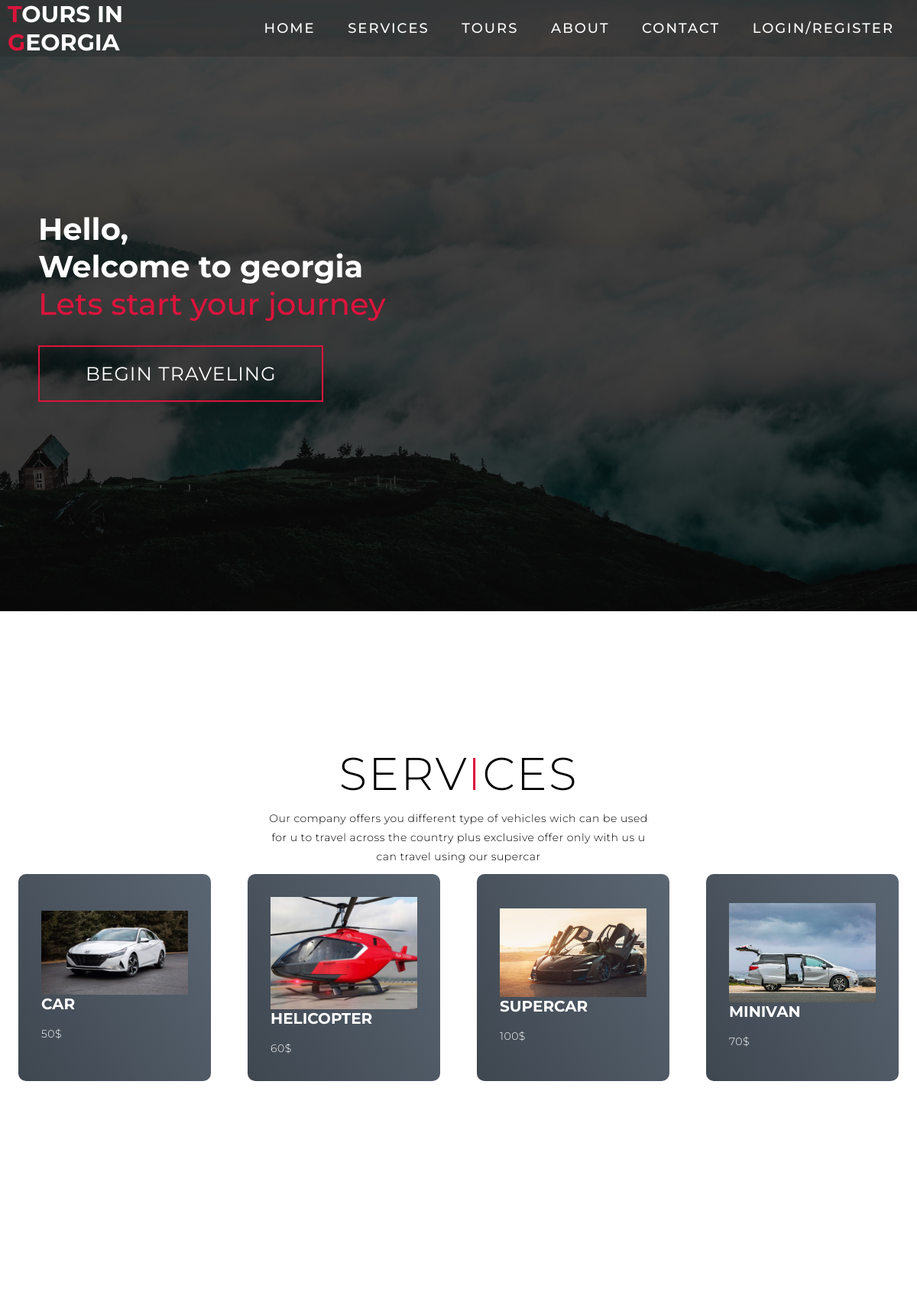
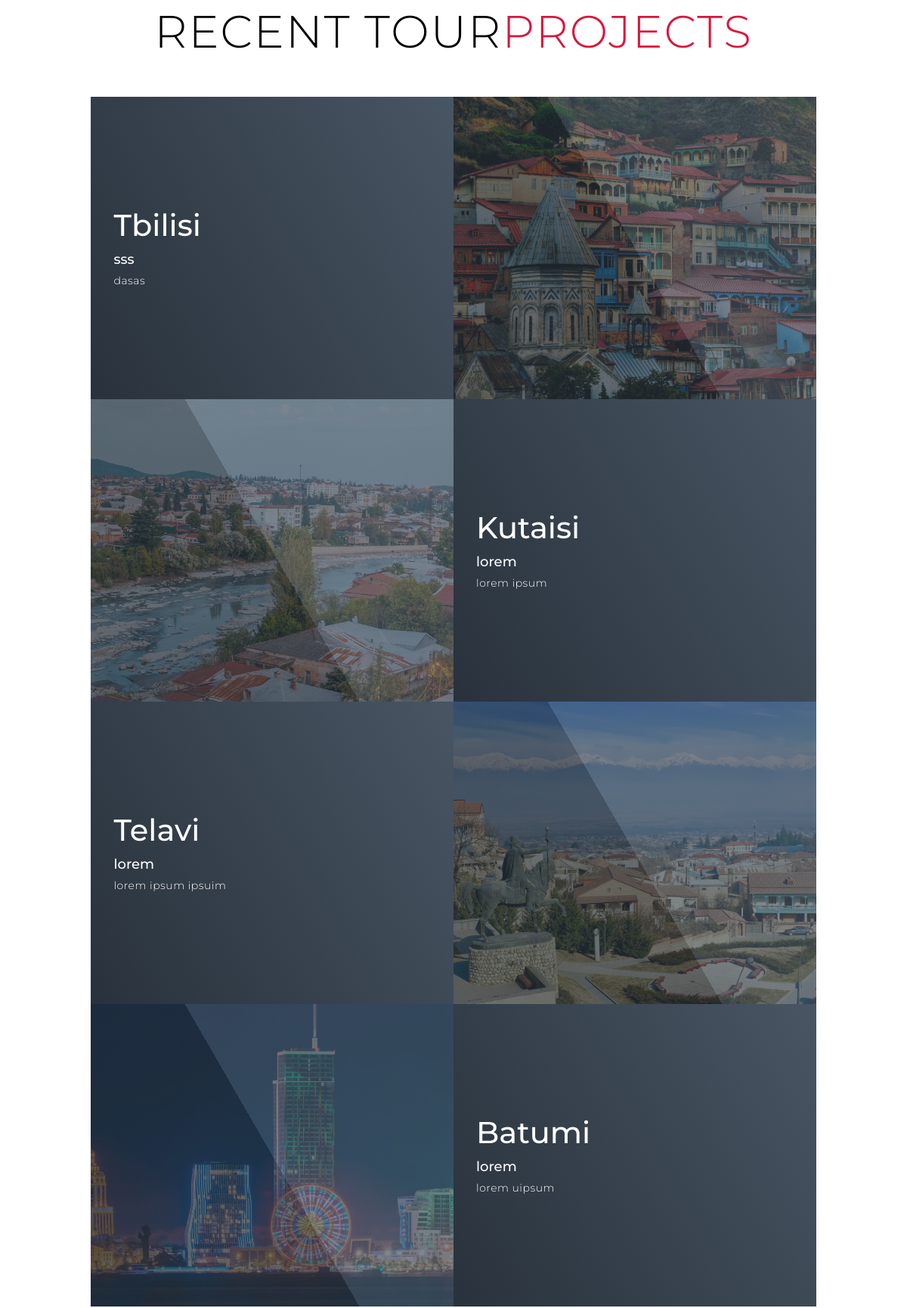
The page / (upper part) on the database its author committed (2 pictures, top to bottom).
### tables this page shows
CREATE TABLE `services` (
  `id` int(11) NOT NULL,
  `image_url` varchar(250) NOT NULL,
  `title` varchar(250) NOT NULL,
  `description` varchar(255) NOT NULL
);

CREATE TABLE `cities` (
  `id` int(11) NOT NULL,
  `name` varchar(50) NOT NULL,
  `title` varchar(250) NOT NULL,
  `description` varchar(250) NOT NULL,
  `img_url` varchar(250) NOT NULL
);

### index.php (the view, shortened to what this page needs)
<?php
include_once "includes/header.php";
?>
<section id="gomi">
  <div class="gomismta container">
    <div>
      <h1>Hello, <span></span></h1>
      <h1>Welcome to georgia <span></span></h1>
      <h1>Lets start your journey <span></span></h1>
      <a href="#projects" type="button" class="cta">Begin traveling</a>
    </div>
  </div>
</section>
<section id="services">
  <div class="services container">
    <div class="service-top">
      <h1 class="section-title">Serv<span>i</span>ces</h1>
      <p>Our company offers you different type of vehicles wich can be used for u to travel across the country plus exclusive offer only with us u can travel using our supercar</p>
    </div>
    <div class="service-custom" >
      <?php
        $services_sql = "SELECT * FROM `services`";
        $services_result=$conn->query($services_sql);
      ?>
      <?php
        if($services_result->num_rows>0){
          while($services=$services_result->fetch_assoc()){
      ?>
      <div class="service-item ">
        <div class="icon">
          <img src="./uploads/<?php echo $services['image_url'] ?>" />
        </div>
        <h2>
          <?php echo $services['title'] ?>
        </h2>
        <p>
          <?php echo $services['description'] ?>
        </p>
      </div>
      <?php
          }
        }
      ?>
    </div>
  </div>
</section>
<section id="projects">
  <div class="projects container">
    <div class="projects-header">
      <h1 class="section-title">Recent tour<span>Projects</span></h1>
    </div>
    <div class="all-projects">
      <?php
        $cities_sql = "SELECT * FROM `cities`";
        $cities_result=$conn->query($cities_sql);
      ?>
      <?php
        if($cities_result->num_rows>0){
          while($cities=$cities_result->fetch_assoc()){
      ?>
      <div class="project-item">
        <div class="project-info" style="width:100%;">
          <h1>
            <?php echo $cities['name'] ?>
          </h1>
          <h2><?php echo $cities['title'] ?></h2>
          <p>
            <?php echo $cities['description'] ?>
          </p>
        </div>
        <div class="project-img">
          <img src="./uploads/<?php echo $cities['img_url'] ?>" alt="img">
        </div>
      </div>
      <?php
          }
        }
      ?>
    </div>
  </div>
</section>
<?php
include_once "includes/footer.php";
?>

### includes/header.php (shortened to what this page needs)
<!DOCTYPE html>
<html lang="en">
<head>
  <link rel="stylesheet" href="style.css">
</head>
<body>
<section id="header">
    <div class="header container">
      <div class="nav-bar">
        <div class="brand">
          <a href="#gomi">
            <h1><span>T</span>ours in <br><span>G</span>eorgia</h1>
          </a>
        </div>
        <div class="nav-list">
          <ul>
            <li><a href="./index.php" data-after="Home">Home</a></li>
            <li><a href="#services" data-after="Service">Services</a></li>
            <li><a href="#projects" data-after="project">tours</a></li>
            <li><a href="#about" data-after="About">About</a></li>
            <li><a href="#contact" data-after="Contact">Contact</a></li>
            <li onclick="<?php if(isset($_SESSION["admin"]) && $_SESSION["admin"]==1){?>setActive()<?php }?>" >
              <a href="<?php echo isset($_SESSION["name"])?"#":"register.php"?>" data-after="login-form">
                <?php
                echo isset($_SESSION["name"])?$_SESSION["name"]:"login/register";
                ?>
              </a>
            </li>
          </ul>
        </div>
      </div>
    </div>
  </section>

### includes/footer.php (shortened to what this page needs)
</body>
</html>

### rows shown on the page
services: image_url (picture), title "CAR", description "50$"
services: image_url (picture), title "HELICOPTER", description "60$"
services: image_url (picture), title "SUPERCAR", description "100$"
services: image_url (picture), title "MINIVAN", description "70$"
cities: name "Tbilisi", title "sss", description "dasas", img_url (picture)
cities: name "Kutaisi", title "lorem", description "lorem ipsum", img_url (picture)
cities: name "Telavi", title "lorem", description "lorem ipsum ipsuim", img_url (picture)
cities: name "Batumi", title "lorem", description "lorem uipsum", img_url (picture)
